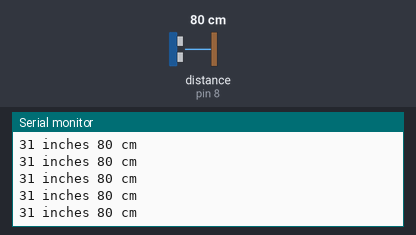
Recording of a sketch running on a simulated Arduino Uno, built with avr-gcc and run on an emulated ATmega328P. On the bench: the last lines printed to the serial monitor. Wiring (inferred from the names in the program): ultrasonic range finder: trigger pin 9; echo pin 8. The inputs (shaded band) are chosen by the test bench; at power-on: distance to the obstacle (sensor on pin 8) 80 cm. The echo pulse lasts 58.3 µs per cm.

Above: at 1.2 s.
1.3 s: distance to the obstacle (sensor on pin 8) set to 299 cm
At 1.62 s:
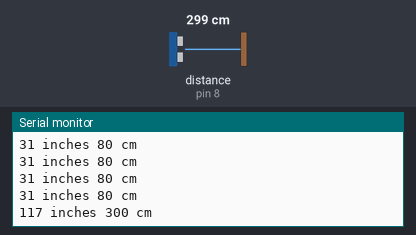
4.3 s: distance to the obstacle (sensor on pin 8) set to 2 cm
At 4.45 s:
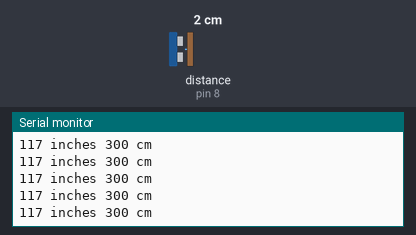
Timing chart, 0 to 7.3 s (numbered marks = the images above; inputs shaded):
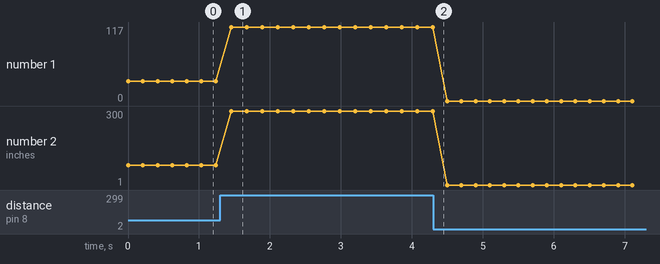

The sketch:

Ultrasonic_Sensor_With_Arduino.ino
```cpp
/*
   Ultrasonic Sensor with Arduino
   For more details, visit: https://techzeero.com/arduino-tutorials/ultrasonic-sensor-with-arduino/
*/

int trigPin = 9; // Trigger Pin of Ultrasonic Sensor
int echoPin = 8; // Echo Pin of Ultrasonic Sensor

void setup()
{
  Serial.begin(9600);
  pinMode(trigPin, OUTPUT);
  pinMode(echoPin, INPUT);

}

void loop(){
  long duration, inches, cm;

  digitalWrite(trigPin, LOW);
  delayMicroseconds(2);
  digitalWrite(trigPin, HIGH);
  delayMicroseconds(10);
  digitalWrite(trigPin, LOW);

  duration = pulseIn(echoPin, HIGH);

  inches = duration/74 /2;  //convert microseconds into inches
  cm = duration/29 /2;		//convert microseconds into cm

  Serial.print(inches);
  Serial.print(" inches ");
  Serial.print(cm);
  Serial.print(" cm");
  Serial.println();
  delay(200);
}
```

Measured:
- after the input at 1.3 s, the serial monitor: prints a new line after 0.16 s (image 1)
- plotted number 1: 31 → 117 after the input at 1.3 s, 117 → 0 after the input at 4.3 s
- plotted number 2: 80 → 300 after the input at 1.3 s, 300 → 1 after the input at 4.3 s
